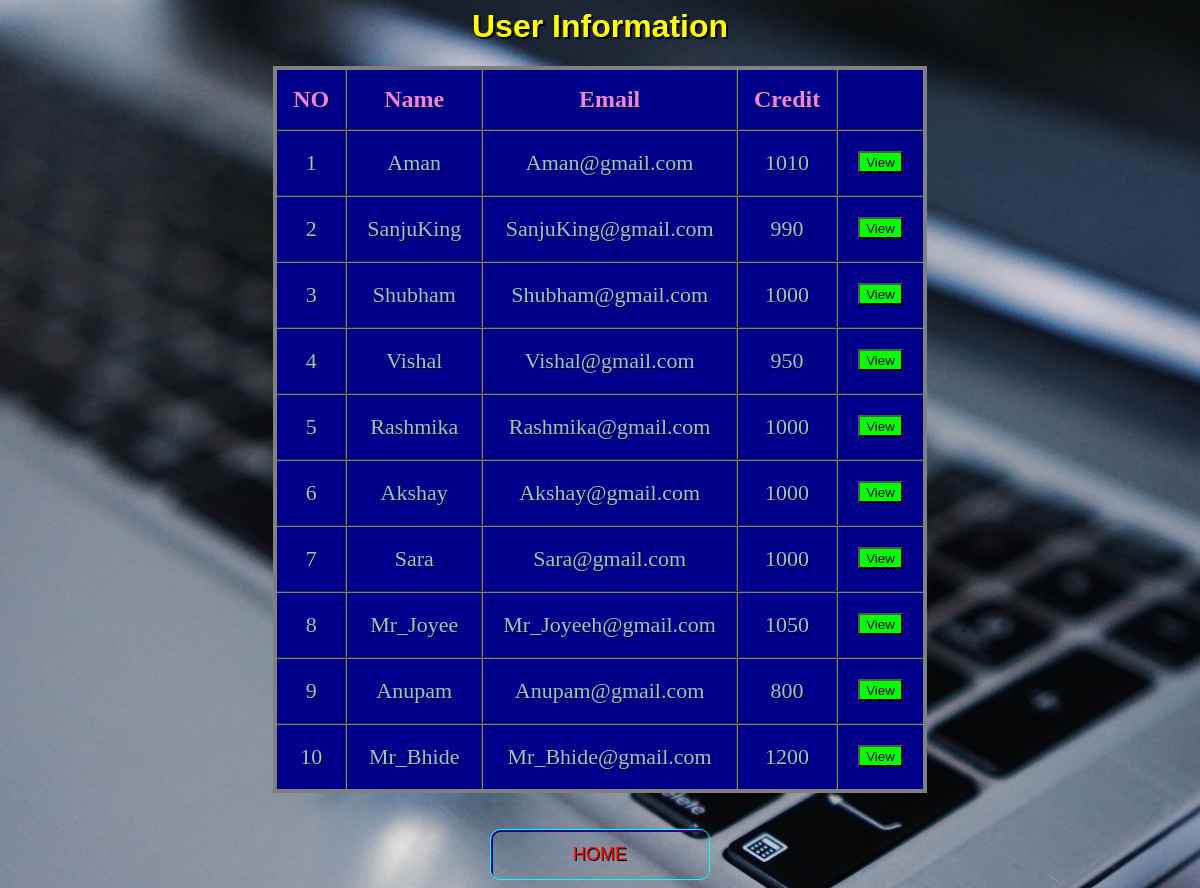
The app's page /getdetail.php with its own data.
### tables this page shows
CREATE TABLE `users` (
  `name` varchar(50) NOT NULL,
  `email` varchar(50) NOT NULL,
  `amount` double DEFAULT NULL
);

### getdetail.php (the view, shortened to what this page needs)
<?php
$con=mysqli_connect('localhost','root','','bank_database');
$q="select * from users ";
$result=mysqli_query($con,$q);
?>
<html>
	<head>
		<link rel="stylesheet" href="button.css">
	</head>
	<body>
		<h1 style="color:#ffff00;text-shadow: 2px 2px black;">User Information</h1>
		<table class="flat-table-1">
			<thead>
				<th>NO</th>
				<th>Name</th>
				<th>Email</th>
				<th>Credit</th>
				<th></th>
			</thead>
			<tbody>
				<tr>
					<?php
						$row=mysqli_fetch_array($result);
					?>
					<td> 1</td>
					<td><?php echo  $row["name"]; ?></td>
					<td><?php echo  $row["email"]; ?></td>
					<td><?php echo  $row["amount"]; ?></td>
					<td>
						<form action="user.php" method="post"  class="view">
							<button class="button1" type="submit" name="name" value="Aman">View</button>
						</form>
					</td>
				</tr>
				<tr>
					<?php
						$row=mysqli_fetch_array($result);
					?>
					<td> 2</td>
					<td><?php echo  $row["name"]; ?></td>
					<td><?php echo  $row["email"]; ?></td>
					<td><?php echo  $row["amount"]; ?></td>
					<td>
						<form action="user.php" method="post" class="view">
							<button class="button1" type="submit" name="name" value="SanjuKing">View</button>
						</form>
					</td>
				</tr>
				<tr>
					<?php
						$row=mysqli_fetch_array($result);
					?>
					<td> 3</td>
					<td><?php echo  $row["name"]; ?></td>
					<td><?php echo  $row["email"]; ?></td>
					<td><?php echo  $row["amount"]; ?></td>
					<td>
						<form action="user.php" method="post" class="view">
							<button class="button1" type="submit" name="name" value="Shubham">View</button>
						</form>
					</td>
				</tr>
				<tr>
					<?php
						$row=mysqli_fetch_array($result);
					?>
					<td> 4</td>
					<td><?php echo  $row["name"]; ?></td>
					<td><?php echo  $row["email"]; ?></td>
					<td><?php echo  $row["amount"]; ?></td>
					<td>
						<form action="user.php" method="post" class="view">
							<button class="button1" type="submit" name="name" value="Vishal">View</button>
						</form>
					</td>
				</tr>
				<tr>
					<?php
						$row=mysqli_fetch_array($result);
					?>
					<td> 5</td>
					<td><?php echo  $row["name"]; ?></td>
					<td><?php echo  $row["email"]; ?></td>
					<td><?php echo  $row["amount"]; ?></td>
					<td>
						<form action="user.php" method="post" class="view">
							<button class="button1" type="submit" name="name" value="Rashmika">View</button>
						</form>
					</td>
				</tr>
				<tr>
					<?php
						$row=mysqli_fetch_array($result);
					?>
					<td> 6</td>
					<td><?php echo  $row["name"]; ?></td>
					<td><?php echo  $row["email"]; ?></td>
					<td><?php echo  $row["amount"]; ?></td>
					<td>
						<form action="user.php" method="post" class="view">
							<button class="button1" type="submit" name="name" value="Mr_Joyee">View</button>
						</form>
					</td>
				</tr>
				<tr>
					<?php
						$row=mysqli_fetch_array($result);
					?>
					<td> 7</td>
					<td><?php echo  $row["name"]; ?></td>
					<td><?php echo  $row["email"]; ?></td>
					<td><?php echo  $row["amount"]; ?></td>
					<td>
						<form action="user.php" method="post" class="view">
							<button class="button1"type="submit" name="name" value="Sara">View</button>
						</form>
					</td>
				</tr>
				<tr>
					<?php
						$row=mysqli_fetch_array($result);
					?>
					<td> 8</td>
					<td><?php echo  $row["name"]; ?></td>
					<td><?php echo  $row["email"]; ?></td>
					<td><?php echo  $row["amount"]; ?></td>
					<td>
						<form action="user.php" method="post" class="view">
							<button class="button1"type="submit" name="name" value="Mr_Joyee">View</button>
						</form>
					</td>
				</tr>
				<tr>
					<?php
						$row=mysqli_fetch_array($result);
					?>
					<td> 9</td>
					<td><?php echo  $row["name"]; ?></td>
					<td><?php echo  $row["email"]; ?></td>
					<td><?php echo  $row["amount"]; ?></td>
					<td>
						<form action="user.php" method="post" class="view">
							<button class="button1"type="submit" name="name" value="Anupam">View</button>
						</form>
					</td>
				</tr>
				<tr>
					<?php
						$row=mysqli_fetch_array($result);
					?>
					<td> 10</td>
					<td><?php echo  $row["name"]; ?></td>
					<td><?php echo  $row["email"]; ?></td>
					<td><?php echo  $row["amount"]; ?></td>
					<td>
						<form action="user.php" method="post" class="view">
							<button class="button1"type="submit" name="name" value="Mr_Bhide">View</button>
						</form>
					</td>
				</tr>
			</tbody>
		</table><br><br>
		<div class="buttons">
			<a href="index.php">
				<button class="glow-on-hover">HOME</button>
			</a>
		</div>
	</body>
</html>

### button.css (style rules this page uses)
.glow-on-hover { width: 220px; height: 51px; outline: none; color: red; font-size:18px; background:transparent; text-shadow: 0.7px 0.7px black; overflow: hidden; cursor: pointer; position: relative; z-index: 0; border-radius: 10px; border: 1px solid #00FFFF; }
.glow-on-hover:before { content: ''; background: linear-gradient(45deg, #ff0000, #ff7300, #fffb00, #48ff00, #00ffd5, #002bff, #7a00ff, #ff00c8, #ff0000); position: absolute; top: -2px; left:-2px; background-size: 400%; z-index: -1; filter: blur(5px); width: calc(100% + 4px); height: calc(100% + 4px); animation: glowing 20s linear infinite; opacity: 0; transition: opacity .3s ease-in-out; border-radius: 10px; }
.glow-on-hover:after { z-index: -1; content: ''; position: absolute; width: 100%; height: 100%; left: 0; top: 0; border-radius: 10px; border: 2px solid #28048a; background:transparent; }

### getdetail.php (style rules this page uses)
body { text-align:center; }
.flat-table-1 { background: #00008b; }
h1 { font-family: Arial, Times, serif; }
table { text-align:center; margin-left: auto; margin-right: auto; border:4px solid gray; border-collapse:collapse; }
th { color:violet; font-size:24px; padding:16px; }
td { text-align:center; font-size:22px; color: #92c6df; padding: 0px 20px 0px 20px; }
tr { transition: background 0.3s, box-shadow 0.3s; }
th,td { border-collapse:collapse; border:2px groove gray; text-shadow: 1px 1px black; }
.button1 { background-color:lime; text-align:center; padding-top:2px; }
.view { top:50%; padding-top:20px; text-align:center; }
body { background-image:url("images/user.jpg"); background-position: center; background-repeat: no-repeat; background-size: cover; }

### records on screen
users: name "Aman", email "Aman@gmail.com", amount "1010"
users: name "SanjuKing", email "SanjuKing@gmail.com", amount "990"
users: name "Shubham", email "Shubham@gmail.com", amount "1000"
users: name "Vishal", email "Vishal@gmail.com", amount "950"
users: name "Rashmika", email "Rashmika@gmail.com", amount "1000"
users: name "Akshay", email "Akshay@gmail.com", amount "1000"
users: name "Sara", email "Sara@gmail.com", amount "1000"
users: name "Mr_Joyee", email "Mr_Joyeeh@gmail.com", amount "1050"
users: name "Anupam", email "Anupam@gmail.com", amount "800"
users: name "Mr_Bhide", email "Mr_Bhide@gmail.com", amount "1200"
